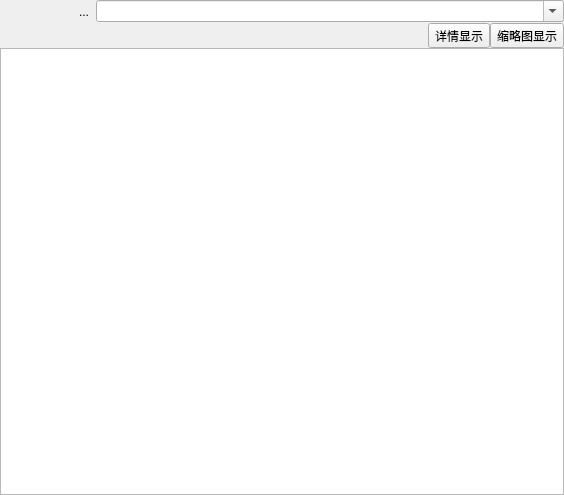
<?xml version="1.0" encoding="UTF-8"?>
<ui version="4.0">
 <class>FormPageFiles</class>
 <widget class="QWidget" name="FormPageFiles">
  <property name="geometry">
   <rect>
    <x>0</x>
    <y>0</y>
    <width>564</width>
    <height>495</height>
   </rect>
  </property>
  <property name="windowTitle">
   <string>Form</string>
  </property>
  <layout class="QGridLayout" name="gridLayout_3">
   <property name="leftMargin">
    <number>0</number>
   </property>
   <property name="topMargin">
    <number>0</number>
   </property>
   <property name="rightMargin">
    <number>0</number>
   </property>
   <property name="bottomMargin">
    <number>0</number>
   </property>
   <property name="spacing">
    <number>0</number>
   </property>
   <item row="0" column="0">
    <widget class="QWidget" name="wFileListToolBar" native="true">
     <layout class="QVBoxLayout" name="verticalLayout">
      <property name="spacing">
       <number>0</number>
      </property>
      <property name="leftMargin">
       <number>0</number>
      </property>
      <property name="topMargin">
       <number>0</number>
      </property>
      <property name="rightMargin">
       <number>0</number>
      </property>
      <property name="bottomMargin">
       <number>0</number>
      </property>
      <item>
       <widget class="QWidget" name="widget_2" native="true">
        <property name="autoFillBackground">
         <bool>false</bool>
        </property>
        <property name="styleSheet">
         <string notr="true"/>
        </property>
        <layout class="QGridLayout" name="gridLayout_7">
         <property name="leftMargin">
          <number>0</number>
         </property>
         <property name="topMargin">
          <number>0</number>
         </property>
         <property name="rightMargin">
          <number>0</number>
         </property>
         <property name="bottomMargin">
          <number>0</number>
         </property>
         <property name="spacing">
          <number>0</number>
         </property>
         <item row="0" column="0">
          <layout class="QGridLayout" name="gridLayout_2" columnstretch="2,0,0,0,0,0">
           <property name="leftMargin">
            <number>0</number>
           </property>
           <property name="topMargin">
            <number>0</number>
           </property>
           <property name="rightMargin">
            <number>0</number>
           </property>
           <property name="bottomMargin">
            <number>0</number>
           </property>
           <property name="spacing">
            <number>0</number>
           </property>
           <item row="0" column="3">
            <widget class="QToolButton" name="toParentButton">
             <property name="toolTip">
              <string>Parent Directory</string>
             </property>
             <property name="accessibleName">
              <string>Parent Directory</string>
             </property>
             <property name="accessibleDescription">
              <string>Go to the parent directory</string>
             </property>
             <property name="icon">
              <iconset resource="resources.qrc">
               <normaloff>:/Resources/arrow-up.png</normaloff>:/Resources/arrow-up.png</iconset>
             </property>
             <property name="shortcut">
              <string>Alt+Up</string>
             </property>
             <property name="autoRaise">
              <bool>true</bool>
             </property>
            </widget>
           </item>
           <item row="0" column="1">
            <widget class="QToolButton" name="forwardButton">
             <property name="toolTip">
              <string>Forward</string>
             </property>
             <property name="accessibleName">
              <string>Forward</string>
             </property>
             <property name="accessibleDescription">
              <string>Go forward</string>
             </property>
             <property name="icon">
              <iconset resource="resources.qrc">
               <normaloff>:/Resources/arrow-right.png</normaloff>:/Resources/arrow-right.png</iconset>
             </property>
             <property name="shortcut">
              <string>Alt+Right</string>
             </property>
             <property name="autoRaise">
              <bool>true</bool>
             </property>
            </widget>
           </item>
           <item row="0" column="5">
            <widget class="QComboBox" name="lookInCombo">
             <property name="sizePolicy">
              <sizepolicy hsizetype="Ignored" vsizetype="Fixed">
               <horstretch>1</horstretch>
               <verstretch>0</verstretch>
              </sizepolicy>
             </property>
             <property name="minimumSize">
              <size>
               <width>30</width>
               <height>0</height>
              </size>
             </property>
             <property name="editable">
              <bool>true</bool>
             </property>
            </widget>
           </item>
           <item row="0" column="4">
            <widget class="QToolButton" name="btnRefresh">
             <property name="enabled">
              <bool>true</bool>
             </property>
             <property name="text">
              <string>...</string>
             </property>
             <property name="icon">
              <iconset resource="resources.qrc">
               <normaloff>:/Resources/spinner.png</normaloff>:/Resources/spinner.png</iconset>
             </property>
             <property name="autoRaise">
              <bool>true</bool>
             </property>
             <property name="arrowType">
              <enum>Qt::NoArrow</enum>
             </property>
            </widget>
           </item>
           <item row="0" column="0">
            <widget class="QToolButton" name="backButton">
             <property name="toolTip">
              <string>Back</string>
             </property>
             <property name="accessibleName">
              <string>Back</string>
             </property>
             <property name="accessibleDescription">
              <string>Go back</string>
             </property>
             <property name="icon">
              <iconset resource="resources.qrc">
               <normaloff>:/Resources/arrow-left.png</normaloff>:/Resources/arrow-left.png</iconset>
             </property>
             <property name="shortcut">
              <string>Alt+Left</string>
             </property>
             <property name="autoRaise">
              <bool>true</bool>
             </property>
            </widget>
           </item>
          </layout>
         </item>
        </layout>
       </widget>
      </item>
      <item>
       <widget class="QWidget" name="widget_3" native="true">
        <property name="styleSheet">
         <string notr="true"/>
        </property>
        <layout class="QGridLayout" name="gridLayout_9">
         <property name="leftMargin">
          <number>0</number>
         </property>
         <property name="topMargin">
          <number>0</number>
         </property>
         <property name="rightMargin">
          <number>0</number>
         </property>
         <property name="bottomMargin">
          <number>0</number>
         </property>
         <property name="spacing">
          <number>0</number>
         </property>
         <item row="0" column="0">
          <layout class="QGridLayout" name="gridLayout_8">
           <property name="leftMargin">
            <number>0</number>
           </property>
           <property name="topMargin">
            <number>0</number>
           </property>
           <property name="rightMargin">
            <number>0</number>
           </property>
           <property name="bottomMargin">
            <number>0</number>
           </property>
           <property name="spacing">
            <number>0</number>
           </property>
           <item row="0" column="2">
            <spacer name="horizontalSpacer_2">
             <property name="orientation">
              <enum>Qt::Horizontal</enum>
             </property>
             <property name="sizeHint" stdset="0">
              <size>
               <width>40</width>
               <height>20</height>
              </size>
             </property>
            </spacer>
           </item>
           <item row="0" column="4">
            <widget class="QToolButton" name="tbThumbnail">
             <property name="text">
              <string>缩略图显示</string>
             </property>
            </widget>
           </item>
           <item row="0" column="3">
            <widget class="QToolButton" name="tbDetail">
             <property name="text">
              <string>详情显示</string>
             </property>
            </widget>
           </item>
          </layout>
         </item>
        </layout>
       </widget>
      </item>
     </layout>
    </widget>
   </item>
   <item row="1" column="0">
    <widget class="QStackedWidget" name="stackedWidget">
     <property name="currentIndex">
      <number>0</number>
     </property>
     <widget class="QWidget" name="page">
      <layout class="QGridLayout" name="gridLayout">
       <property name="leftMargin">
        <number>0</number>
       </property>
       <property name="topMargin">
        <number>0</number>
       </property>
       <property name="rightMargin">
        <number>0</number>
       </property>
       <property name="bottomMargin">
        <number>0</number>
       </property>
       <property name="spacing">
        <number>0</number>
       </property>
       <item row="0" column="0">
        <widget class="QTreeView" name="tvFiles">
         <property name="contextMenuPolicy">
          <enum>Qt::CustomContextMenu</enum>
         </property>
         <property name="showDropIndicator" stdset="0">
          <bool>true</bool>
         </property>
         <property name="selectionMode">
          <enum>QAbstractItemView::SingleSelection</enum>
         </property>
         <property name="rootIsDecorated">
          <bool>false</bool>
         </property>
         <property name="itemsExpandable">
          <bool>false</bool>
         </property>
         <property name="wordWrap">
          <bool>false</bool>
         </property>
         <property name="headerHidden">
          <bool>false</bool>
         </property>
        </widget>
       </item>
      </layout>
     </widget>
     <widget class="QWidget" name="page_2">
      <layout class="QGridLayout" name="gridLayout_4">
       <property name="leftMargin">
        <number>0</number>
       </property>
       <property name="topMargin">
        <number>0</number>
       </property>
       <property name="rightMargin">
        <number>0</number>
       </property>
       <property name="bottomMargin">
        <number>0</number>
       </property>
       <property name="spacing">
        <number>0</number>
       </property>
       <item row="0" column="0">
        <widget class="QListView" name="listView">
         <property name="defaultDropAction">
          <enum>Qt::IgnoreAction</enum>
         </property>
         <property name="selectionMode">
          <enum>QAbstractItemView::SingleSelection</enum>
         </property>
        </widget>
       </item>
      </layout>
     </widget>
    </widget>
   </item>
  </layout>
 </widget>
 <resources>
  <include location="resources.qrc"/>
 </resources>
 <connections/>
</ui>
